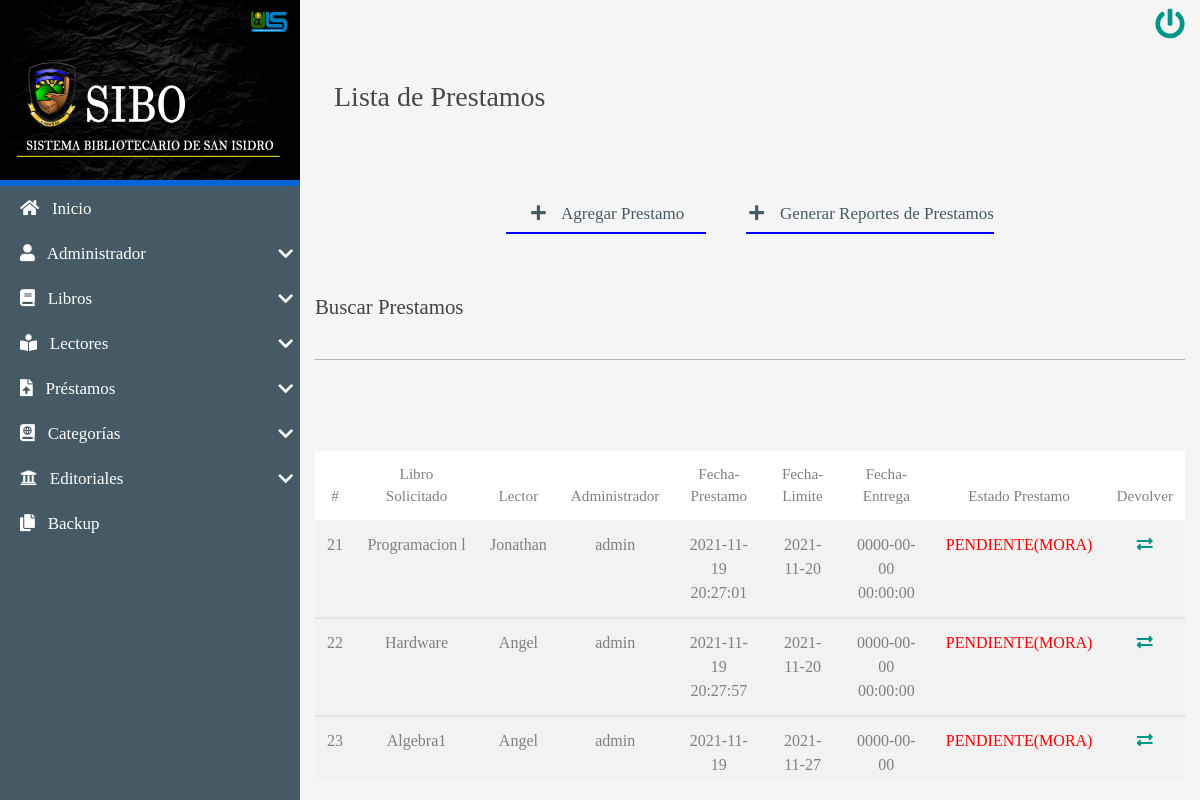
/CRUD/READ/ListaPrestamo.php (signed in), run on an earlier commit of the app's database.
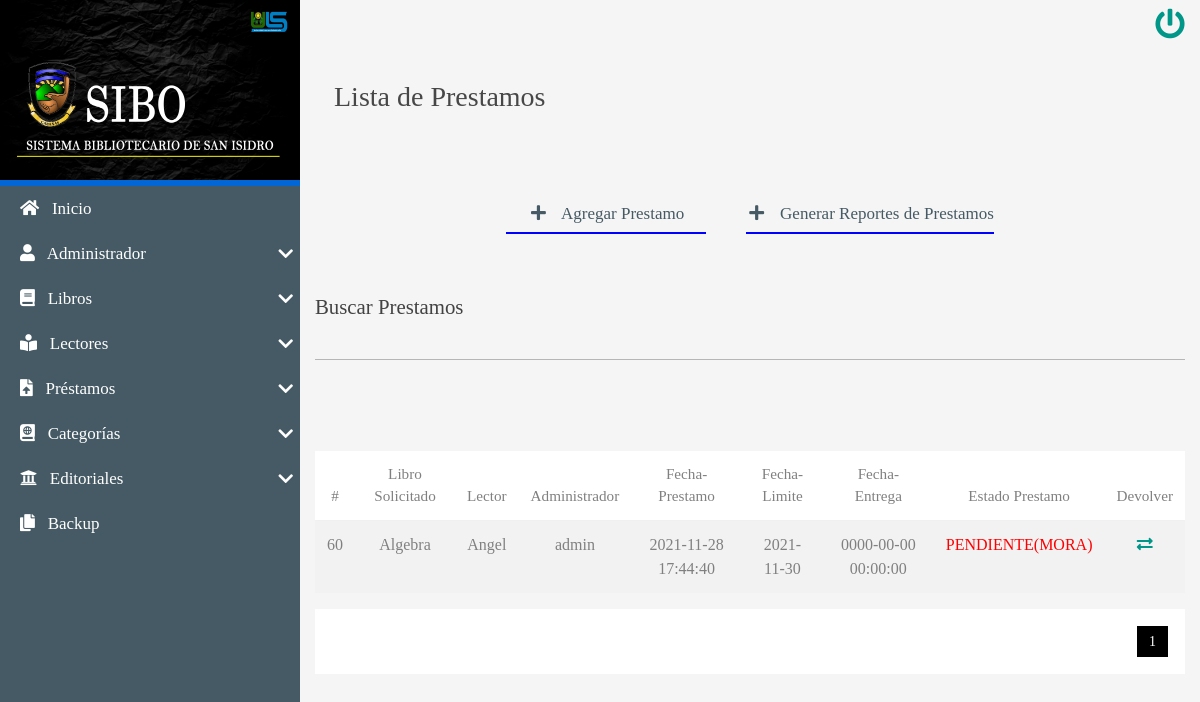
And on a later commit of the database.
### tables this page shows
CREATE TABLE `prestamos` (
  `idPrestamo` int(8) NOT NULL AUTO_INCREMENT,
  `idLibroPrestamo` int(8) DEFAULT NULL,
  `idUsuarioPrestamo` int(8) DEFAULT NULL,
  `idAdminPrestamo` int(8) DEFAULT NULL,
  `cantidadLibros` int(2) NOT NULL,
  `fechaPrestamo` datetime NOT NULL DEFAULT current_timestamp(),
  `fechaLimite` date NOT NULL,
  `fechaEntrega` datetime NOT NULL DEFAULT current_timestamp(),
  `observaciones` varchar(100) NOT NULL,
  `estadoPrestamo` varchar(15) NOT NULL DEFAULT 'PENDIENTE',
  PRIMARY KEY (`idPrestamo`),
  KEY `idLibroPrestamo` (`idLibroPrestamo`),
  KEY `idUsuarioPrestamo` (`idUsuarioPrestamo`),
  KEY `idAdminPrestamo` (`idAdminPrestamo`),
  CONSTRAINT `prestamos_ibfk_2` FOREIGN KEY (`idLibroPrestamo`) REFERENCES `libros` (`idLibro`) ON DELETE CASCADE ON UPDATE CASCADE,
  CONSTRAINT `prestamos_ibfk_3` FOREIGN KEY (`idUsuarioPrestamo`) REFERENCES `usuarios` (`idUsuario`) ON DELETE CASCADE ON UPDATE CASCADE
);

CREATE TABLE `libros` (
  `idLibro` int(8) NOT NULL AUTO_INCREMENT,
  `isbn` varchar(20) DEFAULT NULL,
  `titulo` varchar(250) NOT NULL,
  `autor` varchar(250) NOT NULL,
  `anioPublicacion` varchar(4) DEFAULT NULL,
  `numEjemplares` int(8) NOT NULL,
  `ubicacion` varchar(25) NOT NULL,
  `estado_libro` varchar(15) NOT NULL,
  `idCategoriaLibro` int(8) NOT NULL,
  `idEditorialLibro` int(8) NOT NULL,
  `idAdminLibro` int(8) NOT NULL,
  `archivo` text NOT NULL,
  `estatus` int(1) NOT NULL DEFAULT 1,
  PRIMARY KEY (`idLibro`),
  KEY `idCategoriaLibro` (`idCategoriaLibro`),
  KEY `idEditorialLibro` (`idEditorialLibro`),
  KEY `idAdminLibro` (`idAdminLibro`),
  CONSTRAINT `libros_ibfk_2` FOREIGN KEY (`idEditorialLibro`) REFERENCES `editoriales` (`idEditorial`) ON DELETE CASCADE ON UPDATE CASCADE,
  CONSTRAINT `libros_ibfk_3` FOREIGN KEY (`idCategoriaLibro`) REFERENCES `categorias` (`idCategoria`) ON DELETE CASCADE ON UPDATE CASCADE
);

CREATE TABLE `usuarios` (
  `idUsuario` int(8) NOT NULL AUTO_INCREMENT,
  `tipo_identificacion` varchar(15) NOT NULL,
  `carnet` varchar(13) NOT NULL,
  `nombreUs` varchar(250) NOT NULL,
  `apellidoUs` varchar(250) NOT NULL,
  `sexo` varchar(20) NOT NULL,
  `tipoUs` varchar(25) NOT NULL,
  `estatus` int(1) NOT NULL DEFAULT 1,
  PRIMARY KEY (`idUsuario`)
);

CREATE TABLE `administradores` (
  `idAdmin` int(8) NOT NULL AUTO_INCREMENT,
  `DUI` varchar(10) NOT NULL,
  `adminNombre` varchar(250) NOT NULL,
  `adminApellido` varchar(250) NOT NULL,
  `sexo` varchar(15) NOT NULL,
  `email` varchar(100) NOT NULL,
  `fechaRegistro` date NOT NULL DEFAULT current_timestamp(),
  `usuario` varchar(45) NOT NULL,
  `contraseña` varchar(45) NOT NULL,
  `rol` int(8) NOT NULL,
  PRIMARY KEY (`idAdmin`),
  KEY `rol` (`rol`),
  CONSTRAINT `administradores_ibfk_1` FOREIGN KEY (`rol`) REFERENCES `rol` (`id`) ON DELETE CASCADE ON UPDATE CASCADE
);

### CRUD/READ/ListaPrestamo.php (the view, shortened to what this page needs)
<!DOCTYPE html>
<html lang="es">
<head>
   <?php include'../../INCLUDES/link2.php'; ?>
</head>
<body>
    <main class="full-box main-container">
        <section class="full-box nav-lateral">
            <div class="full-box nav-lateral-content">
                                   <img src="../../assets/img/LOGO.png" height="180px" width="300px">
                <div class="full-box nav-lateral-bar"></div>
            <div class="full-box nav-lateral-bar"></div>
                <nav class="full-box nav-lateral-menu">
                      <ul>
                        <li>
                        <a href="../../system/index.php"><i class="fas fa-home"></i>
                        &nbsp; Inicio</a>
                        </li>
                    <?php
                    if ($_SESSION['rol'] <2) {
                        ?>
                            <li>
                            <a href="#" class="nav-btn-submenu"><i class="fas fa-user"></i>
                            &nbsp; Administrador <i class="fas fa-chevron-down"></i></a>
                        </li>
                     <?php } ?>
                        <li>
                            <a href="#" class="nav-btn-submenu"><i class="fas fa-book"></i>
                            &nbsp; Libros <i class="fas fa-chevron-down"></i></a>
                        </li>
                         <?php
                    if ($_SESSION['rol'] <=2) {
                        ?>
                    <li>
                            <a href="#" class="nav-btn-submenu"><i class="fas fa-book-reader"></i>
                             &nbsp; Lectores <i class="fas fa-chevron-down"></i></a>
                        </li>
                        <li>
                            <a href="#" class="nav-btn-submenu"><i class="fas fa-file-upload"></i>
                               &nbsp; Préstamos <i class="fas fa-chevron-down"></i></a>
                        </li>
                         <?php } ?>
                        <li>
                            <a href="#" class="nav-btn-submenu"><i class="fas fa-atlas"></i>
                             &nbsp; Categorías <i class="fas fa-chevron-down"></i></a>
                        </li>
                        <li>
                            <a href="#" class="nav-btn-submenu"><i class="fas fa-university"></i>
                             &nbsp; Editoriales <i class="fas fa-chevron-down"></i></a>
                        </li>
                         <?php
                    if ($_SESSION['rol'] <2) {
                        ?>
                     <li>
                        <a href="../../backupDB/descarga.php"><i class="fas fa-copy"></i>
                        &nbsp; Backup</a>
                        </li>
                         <?php } ?>
                    </ul>
                </nav>
            </div>
        </section>
        <section class="full-box page-content">
            <nav class="full-box navbar-info">
                <a href="../../system/salir.php" class="btn-exit">
                    <i class="fas fa-power-off"></i>
                </a>
            </nav>
           <div class="full-box page-header">
                <h3 class="text-left">
                     &nbsp; Lista de Prestamos
                </h3>
            </div>
            <div class="container-fluid">
                <ul class="full-box list-unstyled page-nav-tabs">
                    <li>
                        <a href="../CREATE/CrearPrestamo.php" style="border-color: blue;"><i class="fas fa-plus fa-fw"></i> &nbsp; Agregar Prestamo</a>
                    </li>
                    <li>
                        <a href="filtroFecha.php" style="border-color: blue;"><i class="fas fa-plus fa-fw"></i> &nbsp; Generar Reportes de Prestamos</a>
                    </li>
                </ul>
            </div>
            <form action="../SEARCH/BuscarPrestamo.php">
                <div class="col-12 col-md-12">
                <div class="form-group">
                    <label for="numEjemplares" class="bmd-label text-dark">Buscar Prestamos</label><br>
                    <input  type="text"  class="form-control" name="busqueda">
                </div>
            </div>
            </form>
            <div class="container-fluid">
               <br><br><br>
                       <table class="table table-striped">
                        <thead>
                            <tr class="text-center roboto-medium">
                                <th>#</th>
                                <th>Libro Solicitado</th>
                                <th>Lector</th>
                                <th>Administrador</th>
                                <th>Fecha-Prestamo</th>
                                <th>Fecha-Limite</th>
                                <th>Fecha-Entrega</th>
                                <th>Estado Prestamo</th>
                                <th>Devolver</th>
                            </tr>
                        </thead>
                        <?php
                  include'../../BD/conexionBD.php';
         $sql_register = mysqli_query($mysqli, "SELECT COUNT(*) as total_registros FROM prestamos");
            $result_register=mysqli_fetch_array($sql_register);
            $total_registros=$result_register['total_registros'];
            $por_pagina=8;
            if (empty($_GET['pagina']))
            {
                $pagina=1;
            }else{
                $pagina=$_GET['pagina'];
            }
            $desde=($pagina-1)*$por_pagina;
            $total_paginas= ceil($total_registros / $por_pagina);
            $query=mysqli_query($mysqli,"SELECT p.idPrestamo,l.titulo,u.nombreUs,a.usuario,p.fechaPrestamo,p.fechaLimite,p.fechaEntrega,p.estadoPrestamo FROM prestamos p INNER JOIN libros l ON p.idLibroPrestamo=l.idLibro INNER JOIN usuarios u ON p.idUsuarioPrestamo=u.idUsuario INNER JOIN administradores a ON p.idAdminPrestamo=a.idAdmin WHERE p.estadoPrestamo='PENDIENTE' ORDER BY p.idPrestamo ASC LIMIT $desde , $por_pagina");
            $resultado=mysqli_num_rows($query);
            if($resultado>0){
                while ($data= mysqli_fetch_array($query)) {
                        $fechaL=strtotime($data['fechaLimite']);
                        $fecha_actual= strtotime(date("Y-m-d"));
                              ?>
                        <tbody>
                        <tr class="text-center">
                            <td><?php echo $data['idPrestamo']; ?></td>
                            <td><?php echo $data['titulo']; ?></td>
                            <td><?php echo $data['nombreUs']; ?></td>
                            <td><?php echo $data['usuario']; ?></td>
                            <td><?php echo $data['fechaPrestamo']; ?></td>
                            <td><?php echo $data['fechaLimite']; ?></td>
                            <td><?php echo $data['fechaEntrega']; ?></td>
                            <?php
                            if($fechaL<=$fecha_actual){?>
                            <td style="color:red;">PENDIENTE(MORA)</td>
                            <?php
                            }
                            else{?>
                            <td style="color:green;"><?php echo $data['estadoPrestamo']; ?></td>
                            <?php
                            }
                            ?>
                            <td><a href="../UPDATE/Update-Loan.php?id=<?php echo $data['idPrestamo']; ?>"><i class="fas fa-exchange-alt"></i></a></td>
                        </tr>
             </tbody>
              <?php
                 }
            }
            ?>
             </table>
              </div>
              <div class="container-fluid paginador">
        <ul>
            <?php
            for ($i=1; $i <= $total_paginas; $i++) {
                if ($i==$pagina) {
                     echo '<li class="pageSelected">'.$i.'</li>';
                }else{
                    echo '<li><a href="?pagina='.$i.'">'.$i.'</a></li>';
                }
            }
             ?>
        </ul>
        </div>
               </section>
    </main>
</body>
</html>

### INCLUDES/link2.php (shortened to what this page needs)
<link rel="stylesheet" href="../../css/normalize.css">
<link rel="stylesheet" href="../../css/bootstrap.min.css">
<link rel="stylesheet" href="../../css/bootstrap-material-design.min.css">
<link rel="stylesheet" href="../../css/all.css">
<link rel="stylesheet" href="../../css/sweetalert2.min.css">
<link rel="stylesheet" href="../../css/jquery.mCustomScrollbar.css">
<link rel="stylesheet" href="../../css/style.css">

### css/all.css (style rules this page uses)
.fa, .fas, .far, .fal, .fab { -moz-osx-font-smoothing: grayscale; -webkit-font-smoothing: antialiased; display: inline-block; font-style: normal; font-variant: normal; text-rendering: auto; line-height: 1; }
.fa-fw { text-align: center; width: 1.25em; }
.fa-atlas:before { content: "\f558"; }
.fa-book:before { content: "\f02d"; }
.fa-book-reader:before { content: "\f5da"; }
.fa-chevron-down:before { content: "\f078"; }
.fa-copy:before { content: "\f0c5"; }
.fa-exchange-alt:before { content: "\f362"; }
.fa-file-upload:before { content: "\f574"; }
.fa-home:before { content: "\f015"; }
.fa-plus:before { content: "\f067"; }
.fa-power-off:before { content: "\f011"; }
.fa-university:before { content: "\f19c"; }
.fa-user:before { content: "\f007"; }
.fa, .fas { font-family: 'Font Awesome 5 Free'; font-weight: 900; }

### css/style.css (style rules this page uses)
:root { --color-one: #F5F5F5; --color-two: #24292E; --color-three: #687279; --color-three: #0366D6; --form-color: #14111A; --accent-color: #3f4340; --accent-color: #455A64; --border-color: #a2e8c5; }
body,html { font-family: 'roboto_condensed_light'; width: 100vw; height: 100vh; background-color: var(--color-one); color: rgba(0, 0, 0, 0.71); font-size: 16px; }
.full-box { margin: 0; padding: 0; box-sizing: border-box; width: 100%; }
.page-header { padding: 30px 20px 60px 20px; }
.page-header > :nth-child(1) { padding-bottom: 7px; }
.page-nav-tabs { display: flex; justify-content: center; flex-wrap: wrap; margin-bottom: 30px; }
.page-nav-tabs li, .page-nav-tabs li a { height: 40px; line-height: 40px; }
.page-nav-tabs li { margin: 5px 20px; }
.page-nav-tabs li a { color: var(--accent-color); font-size: 17px; min-width: 200px; width: auto; display: block; text-align: center; user-select: none; transition: all .2s ease-in-out; border-bottom: 2px solid transparent; }
.table thead th { color: gray; }
.table tbody tr { color: gray; transition: all .2s ease-in-out; }
.table-dark, .table { background-color: #fff; }
.roboto-medium { font-family: 'roboto_medium_regular'; }
.main-container { height: 100%; position: absolute; top: 0; left: 0; overflow: hidden; }
.page-content, .nav-lateral { height: 100%; overflow: hidden; }
.page-content { position: relative; padding-left: 300px; transition: all .2s ease-in-out; padding-bottom: 20px; }
.nav-lateral { width: 300px; position: absolute; top: 0; left: 0; z-index: 1; transition: all .2s ease-in-out; background-position: center center; background-size: cover; }
.nav-lateral-content { max-width: 300px; height: 100%; background-color: #455A64; }
.nav-lateral-bar { height: 3px; background-color: var(--color-three); }
.nav-lateral-menu { height: auto; }
.nav-lateral-menu ul { margin: 0; padding: 0; list-style: none; }
.nav-lateral-menu ul li { width: 100%; height: auto; }
.nav-lateral-menu ul li a { display: block; width: 100%; height: 45px; line-height: 45px; text-decoration: none; color: #FFF; font-size: 17px; box-sizing: border-box; padding-left: 20px; transition: all .2s ease-in-out; }
.nav-lateral-menu .fa-chevron-down, .nav-lateral-menu .fa-chevron-up { float: right; height: 45px; line-height: 45px; margin-right: 7px; transition: all .2s ease-in-out; }
.navbar-info { height: 50px; text-align: right; padding-right: 10px; color: aliceblue; }
.navbar-info a { height: 50px; min-width: 40px; text-align: center; line-height: 50px; display: inline-block; transition: all .2s ease-out; user-select: none; font-size: 30px; }
.paginador ul { padding: 15px; list-style: none; background: #ffffff; margin-top: 15px; display: -webkit-flex; display: -moz-flex; display: -ms-flex; display: -o-flex; display: flex; justify-content: flex-end; }
.paginador a, .pageSelected { color:#000000; border:2px solid #black; padding: 5px; display: inline-block; font-size: 14px; text-align: center; width: 35px; }
.pageSelected { color: #ffffff; background: #000000; border:2px solid #ffffff; }

What changed in the data, as far as the page shows it:
removed prestamos: idPrestamo "21", idLibroPrestamo.titulo "Programacion l", idUsuarioPrestamo.nombreUs "Jonathan", administradores.usuario "admin", fechaPrestamo "2021-11-19 20:27:01", fechaLimite "2021-11-20", fechaEntrega "0000-00-00 00:00:00", shows "PENDIENTE(MORA)"
removed prestamos: idPrestamo "22", idLibroPrestamo.titulo "Hardware", idUsuarioPrestamo.nombreUs "Angel", administradores.usuario "admin", fechaPrestamo "2021-11-19 20:27:57", fechaLimite "2021-11-20", fechaEntrega "0000-00-00 00:00:00", shows "PENDIENTE(MORA)"
removed prestamos: idPrestamo "23", idLibroPrestamo.titulo "Algebra1", idUsuarioPrestamo.nombreUs "Angel", administradores.usuario "admin", fechaPrestamo "2021-11-19…", fechaLimite "2021-11-27", fechaEntrega "0000-00-00…", shows "PENDIENTE(MORA)"
added prestamos: idPrestamo "60", idLibroPrestamo.titulo "Algebra", idUsuarioPrestamo.nombreUs "Angel", administradores.usuario "admin", fechaPrestamo "2021-11-28 17:44:40", fechaLimite "2021-11-30", fechaEntrega "0000-00-00 00:00:00", shows "PENDIENTE(MORA)"
Also different on the page:
new list line: "1"
